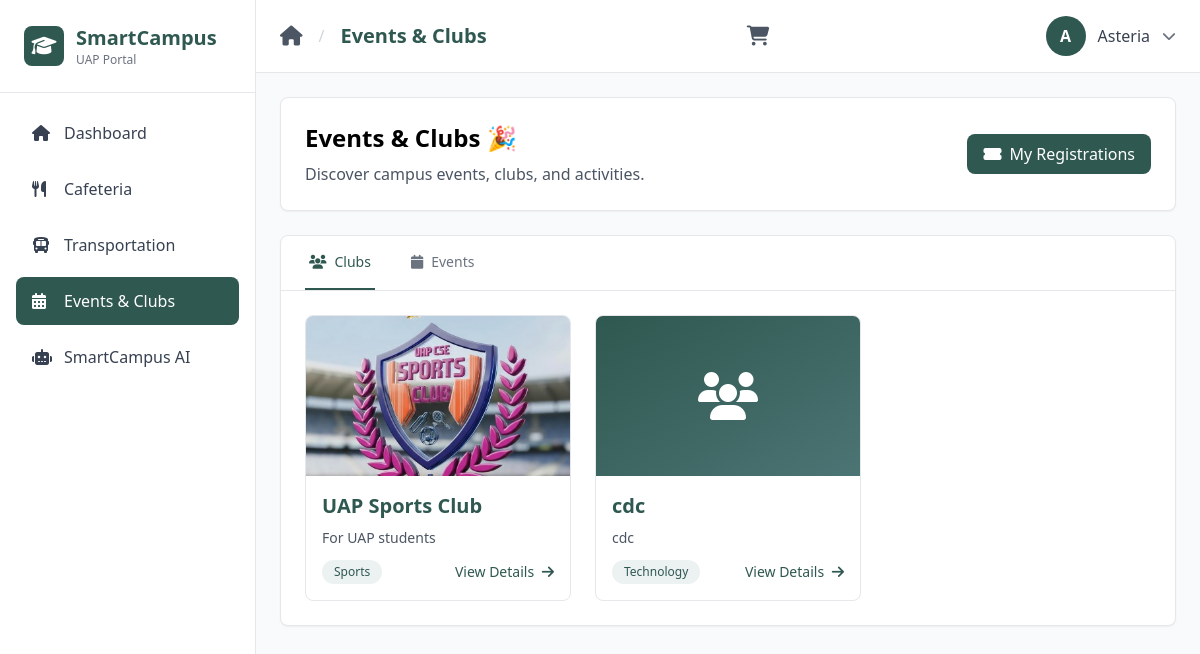
Screenshot of /events/ (signed in) with the database file from the repository.
### main/models.py (models this page shows, shortened)
class Club(models.Model):
    name = models.CharField(max_length=200)
    description = models.TextField()
    category = models.CharField(max_length=100, choices=[
        ('cultural', 'Cultural'),
        ('sports', 'Sports'),
        ('academic', 'Academic'),
        ('technology', 'Technology'),
        ('arts', 'Arts'),
        ('social', 'Social'),
    ])
    president = models.CharField(max_length=200, blank=True)
    contact_email = models.EmailField(blank=True)
    logo = models.ImageField(upload_to='clubs/', blank=True, null=True)
    is_active = models.BooleanField(default=True)
    created_at = models.DateTimeField(auto_now_add=True)
    updated_at = models.DateTimeField(auto_now=True)
    class Meta:
        ordering = ['name']

### main/views.py (the view)
# urls.py: path('events/', events, name='events'),
@login_required
def events(request):
    from django.core.serializers.json import DjangoJSONEncoder
    import json
    from django.utils import timezone
    clubs = Club.objects.filter(is_active=True)
    all_events = Event.objects.filter(is_active=True).order_by('event_date', 'event_time')
    user_registered_event_ids = set(
        EventRegistration.objects.filter(user=request.user)
        .values_list('event_id', flat=True)
    )
    clubs_data = []
    for club in clubs:
        clubs_data.append({
            'id': club.id,
            'name': club.name,
            'description': club.description,
            'category': club.category,
            'category_display': club.get_category_display(),
            'president': club.president,
            'contact_email': club.contact_email,
            'logo': club.logo.url if club.logo else None,
            'is_active': club.is_active,
        })
    events_data = []
    for event in all_events:
        events_data.append({
            'id': event.id,
            'title': event.title,
            'description': event.description,
            'club_id': event.club_id,
            'club_name': event.club.name if event.club else None,
            'event_date': event.event_date.isoformat(),
            'event_time': event.event_time.strftime('%H:%M:%S'),
            'location': event.location,
            'image': event.image.url if event.image else None,
            'is_active': event.is_active,
            'is_registered': event.id in user_registered_event_ids,
            'registration_count': event.registration_count,
        })
    return render(request, 'events.html', {
        'active_page': 'events',
        'page_title': 'Events & Clubs',
        'clubs': clubs,
        'events': all_events,
        'clubs_json': json.dumps(clubs_data, cls=DjangoJSONEncoder),
        'events_json': json.dumps(events_data, cls=DjangoJSONEncoder),
        'user_registered_event_ids': user_registered_event_ids,
    })

### main/context_processors.py (called while the page is built)
def cart_count(request):
    cart = request.session.get('cart', {})
    return {'cart_count': sum(cart.values())}

### main/models.py (called while the page is built)
    @property
    def registration_count(self):
        return self.registrations.count()

### templates/events.html (shortened to what this page needs)
{% extends 'user_base.html' %}
{% load static %}
{% block content %}
<div class="space-y-6">
    <div class="bg-white rounded-lg shadow-sm border border-gray-200 p-6 flex items-center justify-between">
        <div>
            <h2 class="text-2xl font-bold text-black mb-2">Events & Clubs 🎉</h2>
            <p class="text-gray-600">Discover campus events, clubs, and activities.</p>
        </div>
        <a href="{% url 'my_registered_events' %}" class="inline-flex items-center px-4 py-2 bg-primary text-white rounded-lg hover:bg-primary/90 transition">
            <i class="fas fa-ticket-alt mr-2"></i>My Registrations
        </a>
    </div>
    <div class="bg-white rounded-lg shadow-sm border border-gray-200">
        <div class="border-b border-gray-200">
            <nav class="flex space-x-8 px-6" aria-label="Tabs">
                <button onclick="switchTab('clubs')" id="tab-clubs" class="tab-btn py-4 px-1 border-b-2 font-medium text-sm border-primary text-primary">
                    <i class="fas fa-users mr-2"></i>Clubs
                </button>
                <button onclick="switchTab('events')" id="tab-events" class="tab-btn py-4 px-1 border-b-2 font-medium text-sm border-transparent text-gray-500 hover:text-primary hover:border-gray-300">
                    <i class="fas fa-calendar mr-2"></i>Events
                </button>
            </nav>
        </div>
        <div id="content-clubs" class="tab-content p-6">
            {% if clubs %}
            <div class="grid grid-cols-1 md:grid-cols-2 lg:grid-cols-3 gap-6">
                {% for club in clubs %}
                <div class="border border-gray-200 rounded-lg overflow-hidden hover:shadow-lg transition cursor-pointer" onclick="openClubModal({{ club.id }})">
                    {% if club.logo %}
                    <div class="h-40 bg-gray-100">
                        <img src="{{ club.logo.url }}" alt="{{ club.name }}" class="w-full h-full object-cover">
                    </div>
                    {% else %}
                    <div class="h-40 bg-gradient-to-br from-primary to-accent flex items-center justify-center">
                        <i class="fas fa-users text-white text-5xl"></i>
                    </div>
                    {% endif %}
                    <div class="p-4">
                        <h3 class="text-xl font-bold text-primary mb-2">{{ club.name }}</h3>
                        <p class="text-sm text-gray-600 mb-3">{{ club.description|truncatewords:20 }}</p>
                        <div class="flex items-center justify-between">
                            <span class="inline-block px-3 py-1 bg-accent/10 text-primary text-xs rounded-full">
                                {{ club.get_category_display }}
                            </span>
                            <button class="text-primary hover:underline text-sm font-medium">
                                View Details <i class="fas fa-arrow-right ml-1"></i>
                            </button>
                        </div>
                    </div>
                </div>
                {% endfor %}
            </div>
            {% else %}
            <div class="text-center py-12">
                <i class="fas fa-users text-gray-300 text-6xl mb-4"></i>
                <h3 class="text-xl font-bold text-black mb-2">No Clubs Available</h3>
                <p class="text-gray-600">Check back later for upcoming clubs!</p>
            </div>
            {% endif %}
        </div>
    </div>
</div>
{% endblock %}

### templates/user_base.html (shortened to what this page needs)
{% extends 'base.html' %}
{% block body %}
<div class="flex h-screen">
    <aside class="w-64 bg-white border-r border-gray-200 flex flex-col">
        <div class="p-6 border-b border-gray-200">
            <div class="flex items-center space-x-3">
                <div class="w-10 h-10 bg-primary rounded-lg flex items-center justify-center">
                    <i class="fas fa-graduation-cap text-white text-xl"></i>
                </div>
                <div>
                    <h1 class="text-xl font-bold text-primary">SmartCampus</h1>
                    <p class="text-xs text-gray-500">UAP Portal</p>
                </div>
            </div>
        </div>
        <nav class="flex-1 p-4 space-y-2">
            <a href="{% url 'dashboard' %}" class="sidebar-link flex items-center space-x-3 px-4 py-3 rounded-lg text-gray-700 hover:bg-gray-100 transition {% if active_page == 'dashboard' %}active{% endif %}">
                <i class="fas fa-home w-5"></i>
                <span class="font-medium">Dashboard</span>
            </a>
            <a href="{% url 'cafeteria' %}" class="sidebar-link flex items-center space-x-3 px-4 py-3 rounded-lg text-gray-700 hover:bg-gray-100 transition {% if active_page == 'cafeteria' %}active{% endif %}">
                <i class="fas fa-utensils w-5"></i>
                <span class="font-medium">Cafeteria</span>
            </a>
            <a href="{% url 'transportation' %}" class="sidebar-link flex items-center space-x-3 px-4 py-3 rounded-lg text-gray-700 hover:bg-gray-100 transition {% if active_page == 'transportation' %}active{% endif %}">
                <i class="fas fa-bus w-5"></i>
                <span class="font-medium">Transportation</span>
            </a>
            <a href="{% url 'events' %}" class="sidebar-link flex items-center space-x-3 px-4 py-3 rounded-lg text-gray-700 hover:bg-gray-100 transition {% if active_page == 'events' %}active{% endif %}">
                <i class="fas fa-calendar-alt w-5"></i>
                <span class="font-medium">Events & Clubs</span>
            </a>
            <a href="{% url 'ai' %}" class="sidebar-link flex items-center space-x-3 px-4 py-3 rounded-lg text-gray-700 hover:bg-gray-100 transition {% if active_page == 'ai' %}active{% endif %}">
                <i class="fas fa-robot w-5"></i>
                <span class="font-medium">SmartCampus AI</span>
            </a>
        </nav>
    </aside>
    <div class="flex-1 flex flex-col overflow-hidden">
        <header class="bg-white border-b border-gray-200 px-6 py-4 flex items-center justify-between">
            <div class="flex items-center space-x-4">
                <a href="{% url 'dashboard' %}" class="text-gray-600 hover:text-primary transition">
                    <i class="fas fa-home text-xl"></i>
                </a>
                <span class="text-gray-300">/</span>
                <h2 class="text-xl font-semibold text-primary">{{ page_title }}</h2>
            </div>
            <a href="{% url 'cart_view' %}" class="relative text-gray-600 hover:text-primary transition mr-4">
                <i class="fas fa-shopping-cart text-xl"></i>
            </a>
            <div class="relative">
                <button onclick="toggleDropdown()" class="flex items-center space-x-3 focus:outline-none">
                    <div class="w-10 h-10 bg-primary rounded-full flex items-center justify-center text-white font-semibold">
                        {{ user.username|first|upper }}
                    </div>
                    <span class="text-gray-700 font-medium">{{ user.username }}</span>
                    <i class="fas fa-chevron-down text-gray-500 text-sm"></i>
                </button>
            </div>
        </header>
        <main class="flex-1 overflow-y-auto p-6 bg-gray-50">
            {% block content %}{% endblock %}
        </main>
    </div>
</div>
{% endblock %}

### rows the page displays
Club: logo (picture), name "UAP Sports Club", description "For UAP students", category "Sports"
Club: name "cdc", description "cdc", category "Technology"

### other values shown
{{ page_title }} "Events & Clubs"
{{ user.username|first|upper }} "A"
{{ user.username }} "Asteria"
